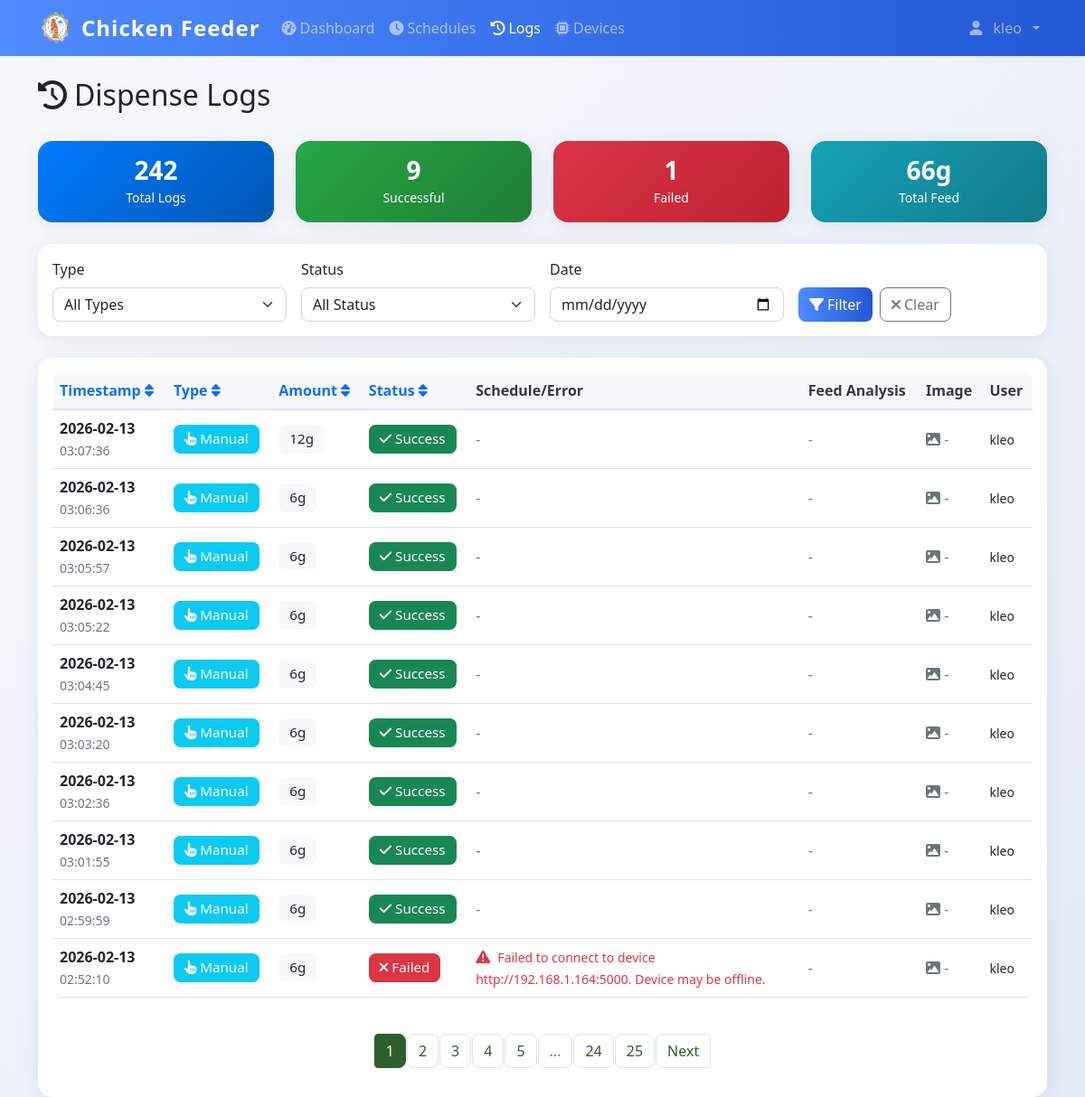
The page /logs (signed in) on the database as committed earlier.
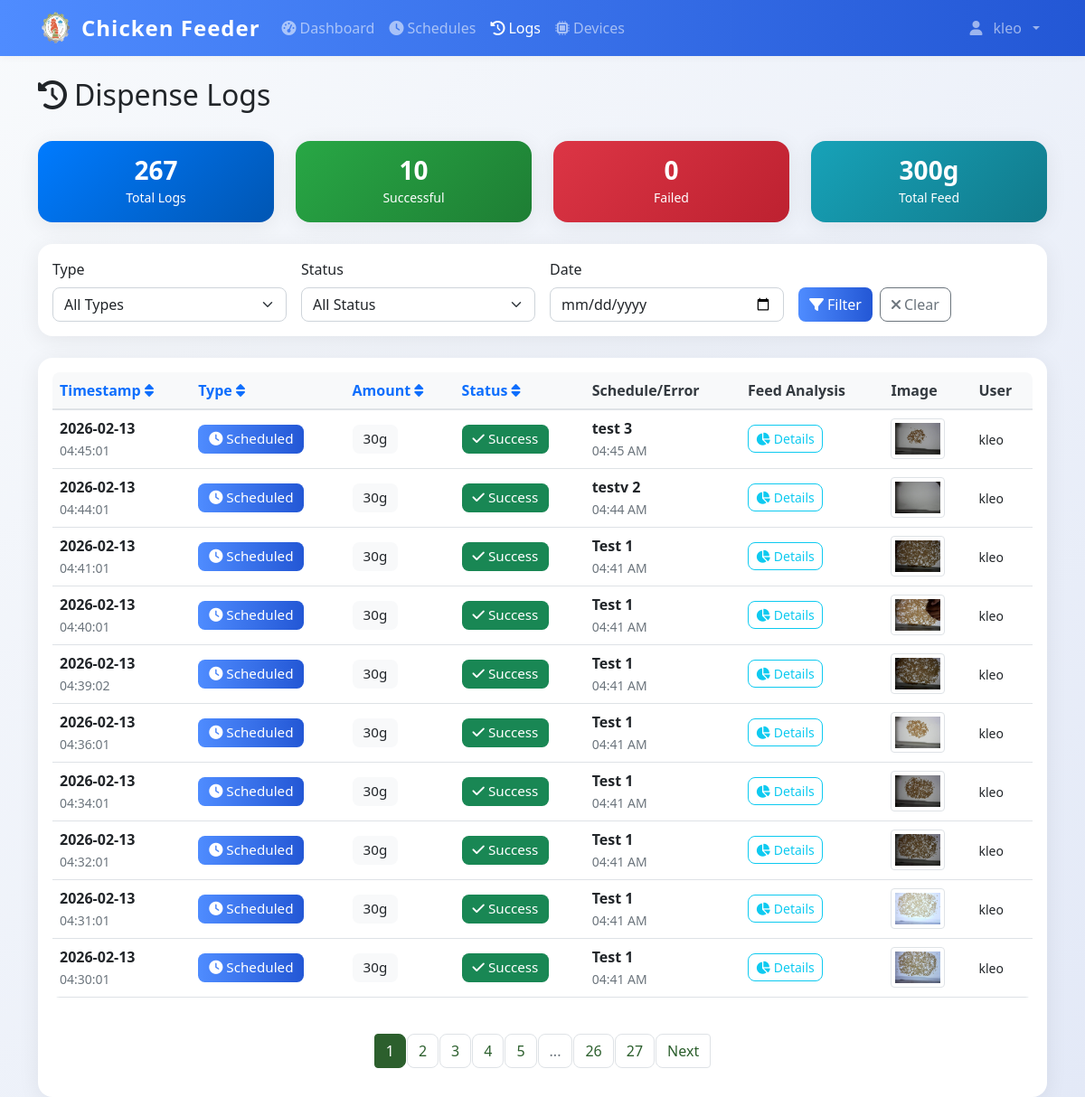
The same page on the database as committed later.
### models.py (models this page shows)
class DispenseLog(db.Model):
    id = db.Column(db.Integer, primary_key=True)
    timestamp = db.Column(db.DateTime, default=datetime.now, nullable=False)
    amount_grams = db.Column(db.Integer, nullable=False)
    trigger_type = db.Column(db.String(20), nullable=False)
    schedule_id = db.Column(db.Integer, db.ForeignKey('feed_schedule.id'), nullable=True)
    status = db.Column(db.String(20), default='success')
    error_message = db.Column(db.Text, nullable=True)
    image_path = db.Column(db.String(255), nullable=True)  # Path to captured feed image
    pellet_count = db.Column(db.Integer, nullable=True)  # Number of pellets detected in image
    grams_detected = db.Column(db.Float, nullable=True)  # Estimated grams of pellets in feeder
    grams_dispensed = db.Column(db.Integer, nullable=True)  # Actual amount dispensed by servo
    triggered_by = db.Column(db.Integer, db.ForeignKey('user.id'), nullable=True)
    schedule = db.relationship('FeedSchedule', backref=db.backref('dispense_logs', lazy=True))
    user = db.relationship('User', backref=db.backref('dispense_logs', lazy=True))

class User(UserMixin, db.Model):
    id = db.Column(db.Integer, primary_key=True)
    username = db.Column(db.String(80), unique=True, nullable=False)
    email = db.Column(db.String(120), unique=True, nullable=False)
    password_hash = db.Column(db.String(120), nullable=False)
    iot_device_url = db.Column(db.String(255), nullable=True)  # e.g., 'http://192.168.1.100:5000' or 'pi_klei'
    is_admin = db.Column(db.Boolean, default=True)
    created_at = db.Column(db.DateTime, default=datetime.now)

class FeedSchedule(db.Model):
    id = db.Column(db.Integer, primary_key=True)
    name = db.Column(db.String(100), nullable=False)
    feed_time = db.Column(db.Time, nullable=False)
    amount_grams = db.Column(db.Integer, nullable=False)
    is_active = db.Column(db.Boolean, default=True)
    created_by = db.Column(db.Integer, db.ForeignKey('user.id'), nullable=False)
    created_at = db.Column(db.DateTime, default=datetime.now)
    user = db.relationship('User', backref=db.backref('schedules', lazy=True))

### app.py (the view)
@app.route('/logs')
@login_required
def logs():
    page = request.args.get('page', 1, type=int)
    if not current_user.is_admin:
        logs = DispenseLog.query.filter_by(triggered_by=current_user.id).order_by(DispenseLog.timestamp.desc()).paginate(
            page=page, per_page=10, error_out=False
        )
    else:
        logs = DispenseLog.query.order_by(DispenseLog.timestamp.desc()).paginate(
            page=page, per_page=10, error_out=False
        )
    return render_template('logs.html', logs=logs)

### app.py (called while the page is built)
@login_manager.user_loader
def load_user(user_id):
    return db.session.get(User, int(user_id))

@app.context_processor
def inject_datetime():
    return {'datetime': datetime}

@app.before_request
def restrict_admin_from_user_pages():
    if current_user.is_authenticated and getattr(current_user, 'is_admin', False):
        if not request.path.startswith('/admin'):
            if not request.path.startswith('/static') and not request.path.startswith('/logout'):
                return redirect(url_for('admin.dashboard'))

### templates/logs.html (shortened to what the changed rows need)
{% extends "base.html" %}
{% block content %}
<div class="container mt-4">
    <div class="row mb-4">
        <div class="col">
            <h1 class="h2">
                <i class="fas fa-history me-2"></i>Dispense Logs
            </h1>
        </div>
    </div>
    {% if not logs or not logs.items %}
    <div class="text-center text-muted py-5">
        <i class="fas fa-clipboard-list fa-4x mb-3"></i>
        <h4>No Logs Available</h4>
        <p class="mb-4">No log data found. Dispense logs will appear here once you start feeding.</p>
        <a href="{{ url_for('dashboard') }}" class="btn btn-primary">
            <i class="fas fa-tachometer-alt me-2"></i>Go to Dashboard
        </a>
    </div>
    {% else %}
    <div class="row my-4">
        <div class="col-md-3">
            <div class="card bg-primary text-white">
                <div class="card-body text-center">
                    <h3 class="mb-0">{{ logs.total }}</h3>
                    <small>Total Logs</small>
                </div>
            </div>
        </div>
        <div class="col-md-3">
            <div class="card bg-success text-white">
                <div class="card-body text-center">
                    <h3 class="mb-0">{{ logs.items|selectattr('status', 'equalto', 'success')|list|length }}</h3>
                    <small>Successful</small>
                </div>
            </div>
        </div>
        <div class="col-md-3">
            <div class="card bg-danger text-white">
                <div class="card-body text-center">
                    <h3 class="mb-0">{{ logs.items|selectattr('status', 'equalto', 'failure')|list|length }}</h3>
                    <small>Failed</small>
                </div>
            </div>
        </div>
        <div class="col-md-3">
            <div class="card bg-info text-white">
                <div class="card-body text-center">
                    <h3 class="mb-0">{{ logs.items|sum(attribute='amount_grams') }}g</h3>
                    <small>Total Feed</small>
                </div>
            </div>
        </div>
    </div>
    <div class="card mb-4">
        <div class="card-body">
            <div class="row g-3">
                <div class="col-md-3">
                    <label for="filter-type" class="form-label">Type</label>
                    <select class="form-select" id="filter-type">
                        <option value="">All Types</option>
                    </select>
                </div>
                <div class="col-md-3">
                    <label for="filter-status" class="form-label">Status</label>
                    <select class="form-select" id="filter-status">
                        <option value="">All Status</option>
                    </select>
                </div>
                <div class="col-md-3">
                    <label for="filter-date" class="form-label">Date</label>
                    <input type="date" class="form-control" id="filter-date">
                </div>
                <div class="col-md-3">
                    <label class="form-label">&nbsp;</label>
                    <div class="d-flex gap-2">
                        <button class="btn btn-primary" onclick="applyFilters()">
                            <i class="fas fa-filter me-1"></i>Filter
                        </button>
                        <button class="btn btn-outline-secondary" onclick="clearFilters()">
                            <i class="fas fa-times me-1"></i>Clear
                        </button>
                    </div>
                </div>
            </div>
        </div>
    </div>
    <div class="card">
        <div class="card-body">
            {% if logs.items %}
            <div class="table-responsive">
                <table class="table table-hover">
                    <thead>
                        <tr>
                            <th>
                                <a href="#" onclick="sortTable('timestamp')" class="text-decoration-none">
                                    Timestamp <i class="fas fa-sort"></i>
                                </a>
                            </th>
                            <th>
                                <a href="#" onclick="sortTable('type')" class="text-decoration-none">
                                    Type <i class="fas fa-sort"></i>
                                </a>
                            </th>
                            <th>
                                <a href="#" onclick="sortTable('amount')" class="text-decoration-none">
                                    Amount <i class="fas fa-sort"></i>
                                </a>
                            </th>
                            <th>
                                <a href="#" onclick="sortTable('status')" class="text-decoration-none">
                                    Status <i class="fas fa-sort"></i>
                                </a>
                            </th>
                            <th>Schedule/Error</th>
                            <th>Feed Analysis</th>
                            <th>Image</th>
                            <th>User</th>
                        </tr>
                    </thead>
                    <tbody id="logs-table-body">
                        {% for log in logs.items %}
                        <tr class="log-row"
                            data-type="{{ log.trigger_type }}"
                            data-status="{{ log.status }}"
                            data-date="{{ log.timestamp.strftime('%Y-%m-%d') }}">
                            <td>
                                <div>
                                    <strong>{{ log.timestamp.strftime('%Y-%m-%d') }}</strong>
                                </div>
                                <small class="text-muted">{{ log.timestamp.strftime('%H:%M:%S') }}</small>
                            </td>
                            <td>
                                {% if log.trigger_type == 'manual' %}
                                    <span class="badge bg-info">
                                        <i class="fas fa-hand-pointer me-1"></i>Manual
                                    </span>
                                {% else %}
                                    <span class="badge bg-primary">
                                        <i class="fas fa-clock me-1"></i>Scheduled
                                    </span>
                                {% endif %}
                            </td>
                            <td>
                                <span class="badge bg-light text-dark">{{ log.amount_grams }}g</span>
                            </td>
                            <td>
                                {% if log.status == 'success' %}
                                    <span class="badge bg-success">
                                        <i class="fas fa-check me-1"></i>Success
                                    </span>
                                {% else %}
                                    <span class="badge bg-danger">
                                        <i class="fas fa-times me-1"></i>Failed
                                    </span>
                                {% endif %}
                            </td>
                            <td style="max-width: 350px;">
                                {% if log.schedule %}
                                    <div>
                                        <strong>{{ log.schedule.name }}</strong>
                                    </div>
                                    <small class="text-muted">{{ log.schedule.feed_time.strftime('%I:%M %p') }}</small>
                                {% elif log.error_message %}
                                    <div class="text-danger" title="{{ log.error_message }}" style="cursor: help;">
                                        <i class="fas fa-exclamation-triangle me-1"></i>
                                        <small>{{ log.error_message[:100] }}{% if log.error_message|length > 100 %}...{% endif %}</small>
                                    </div>
                                {% else %}
                                    <span class="text-muted">-</span>
                                {% endif %}
                            </td>
                            <td>
                                {% if log.pellet_count is not none or log.grams_detected is not none or log.grams_dispensed is not none %}
                                    <button class="btn btn-sm btn-outline-info"
                                            onclick="showFeedDetails({{ log.pellet_count or 0 }}, {{ log.grams_detected or 0 }}, {{ log.grams_dispensed or 0 }}, {{ log.amount_grams }})"
                                            title="View feed analysis details">
                                        <i class="fas fa-chart-pie me-1"></i>Details
                                    </button>
                                {% else %}
                                    <span class="text-muted">-</span>
                                {% endif %}
                            </td>
                            <td>
                                {% if log.image_path %}
                                    <img src="{{ url_for('static', filename=log.image_path) }}"
                                         alt="Feed Image"
                                         class="img-thumbnail"
                                         style="width: 60px; height: 45px; object-fit: cover; cursor: pointer;"
                                         onclick="viewImage('{{ url_for('static', filename=log.image_path) }}')"
                                         title="Click to view full image">
                                {% else %}
                                    <span class="text-muted"><i class="fas fa-image"></i> -</span>
                                {% endif %}
                            </td>
                            <td>
                                {% if log.user %}
                                    <small>{{ log.user.username }}</small>
                                {% else %}
                                    <small class="text-muted">System</small>
                                {% endif %}
                            </td>
                        </tr>
                        {% endfor %}
                    </tbody>
                </table>
            </div>
            {% if logs.pages > 1 %}
            <nav aria-label="Logs pagination" class="mt-4">
                <ul class="pagination justify-content-center">
                    {% for page_num in logs.iter_pages() %}
                        {% if page_num %}
                            {% if page_num != logs.page %}
                                <li class="page-item">
                                    <a class="page-link" href="{{ url_for('logs', page=page_num) }}">{{ page_num }}</a>
                                </li>
                            {% else %}
                                <li class="page-item active">
                                    <span class="page-link">{{ page_num }}</span>
                                </li>
                            {% endif %}
                        {% else %}
                            <li class="page-item disabled">
                                <span class="page-link">...</span>
                            </li>
                        {% endif %}
                    {% endfor %}
                    {% if logs.has_next %}
                        <li class="page-item">
                            <a class="page-link" href="{{ url_for('logs', page=logs.next_num) }}">Next</a>
                        </li>
                    {% endif %}
                </ul>
            </nav>
            {% endif %}
            {% endif %}
        </div>
    </div>
</div>
{% endif %}
{% endblock %}

Rows that differ between the two databases and show on the page:
no longer on this page (row unchanged): DispenseLog: timestamp "2026-02-13", timestamp "03:07:36", trigger_type "manual" (drawn), amount_grams "12", status "success" (drawn), user.username "kleo"
no longer on this page (row unchanged): DispenseLog: timestamp "2026-02-13", timestamp "03:06:36", trigger_type "manual" (drawn), amount_grams "6", status "success" (drawn), user.username "kleo"
no longer on this page (row unchanged): DispenseLog: timestamp "2026-02-13", timestamp "03:05:57", trigger_type "manual" (drawn), amount_grams "6", status "success" (drawn), user.username "kleo"
no longer on this page (row unchanged): DispenseLog: timestamp "2026-02-13", timestamp "03:05:22", trigger_type "manual" (drawn), amount_grams "6", status "success" (drawn), user.username "kleo"
no longer on this page (row unchanged): DispenseLog: timestamp "2026-02-13", timestamp "03:04:45", trigger_type "manual" (drawn), amount_grams "6", status "success" (drawn), user.username "kleo"
no longer on this page (row unchanged): DispenseLog: timestamp "2026-02-13", timestamp "03:03:20", trigger_type "manual" (drawn), amount_grams "6", status "success" (drawn), user.username "kleo"
no longer on this page (row unchanged): DispenseLog: timestamp "2026-02-13", timestamp "03:02:36", trigger_type "manual" (drawn), amount_grams "6", status "success" (drawn), user.username "kleo"
no longer on this page (row unchanged): DispenseLog: timestamp "2026-02-13", timestamp "03:01:55", trigger_type "manual" (drawn), amount_grams "6", status "success" (drawn), user.username "kleo"
no longer on this page (row unchanged): DispenseLog: timestamp "2026-02-13", timestamp "02:59:59", trigger_type "manual" (drawn), amount_grams "6", status "success" (drawn), user.username "kleo"
no longer on this page (row unchanged): DispenseLog: timestamp "2026-02-13", timestamp "02:52:10", trigger_type "manual" (drawn), amount_grams "6", status "failure" (drawn), error_message "Failed to connect to device http://192.168.1.164:5000. Device may be offline.", user.username "kleo"
added DispenseLog: timestamp "2026-02-13", timestamp "04:45:01", trigger_type "scheduled" (drawn), amount_grams "30", status "success" (drawn), schedule.name "test 3", schedule.feed_time "04:45 AM", image_path (picture), user.username "kleo"
added DispenseLog: timestamp "2026-02-13", timestamp "04:44:01", trigger_type "scheduled" (drawn), amount_grams "30", status "success" (drawn), schedule.name "testv 2", schedule.feed_time "04:44 AM", image_path (picture), user.username "kleo"
added DispenseLog: timestamp "2026-02-13", timestamp "04:41:01", trigger_type "scheduled" (drawn), amount_grams "30", status "success" (drawn), schedule.name "Test 1", schedule.feed_time "04:41 AM", image_path (picture), user.username "kleo"
added DispenseLog: timestamp "2026-02-13", timestamp "04:40:01", trigger_type "scheduled" (drawn), amount_grams "30", status "success" (drawn), schedule.name "Test 1", schedule.feed_time "04:41 AM", image_path (picture), user.username "kleo"
added DispenseLog: timestamp "2026-02-13", timestamp "04:39:02", trigger_type "scheduled" (drawn), amount_grams "30", status "success" (drawn), schedule.name "Test 1", schedule.feed_time "04:41 AM", image_path (picture), user.username "kleo"
added DispenseLog: timestamp "2026-02-13", timestamp "04:36:01", trigger_type "scheduled" (drawn), amount_grams "30", status "success" (drawn), schedule.name "Test 1", schedule.feed_time "04:41 AM", image_path (picture), user.username "kleo"
added DispenseLog: timestamp "2026-02-13", timestamp "04:34:01", trigger_type "scheduled" (drawn), amount_grams "30", status "success" (drawn), schedule.name "Test 1", schedule.feed_time "04:41 AM", image_path (picture), user.username "kleo"
added DispenseLog: timestamp "2026-02-13", timestamp "04:32:01", trigger_type "scheduled" (drawn), amount_grams "30", status "success" (drawn), schedule.name "Test 1", schedule.feed_time "04:41 AM", image_path (picture), user.username "kleo"
added DispenseLog: timestamp "2026-02-13", timestamp "04:31:01", trigger_type "scheduled" (drawn), amount_grams "30", status "success" (drawn), schedule.name "Test 1", schedule.feed_time "04:41 AM", image_path (picture), user.username "kleo"
added DispenseLog: timestamp "2026-02-13", timestamp "04:30:01", trigger_type "scheduled" (drawn), amount_grams "30", status "success" (drawn), schedule.name "Test 1", schedule.feed_time "04:41 AM", image_path (picture), user.username "kleo"
Other text that changed with them:
{{ logs.total }}: "242" → "267"
{{ logs.items|selectattr('status', 'equalto', 'success')|list|length }}: "9" → "10"
{{ logs.items|selectattr('status', 'equalto', 'failure')|list|length }}: "1" → "0"
{{ logs.items|sum(attribute='amount_grams') }}: "66" → "300"
new list line: "26"
new list line: "27"
list line gone: "24"
list line gone: "25"
